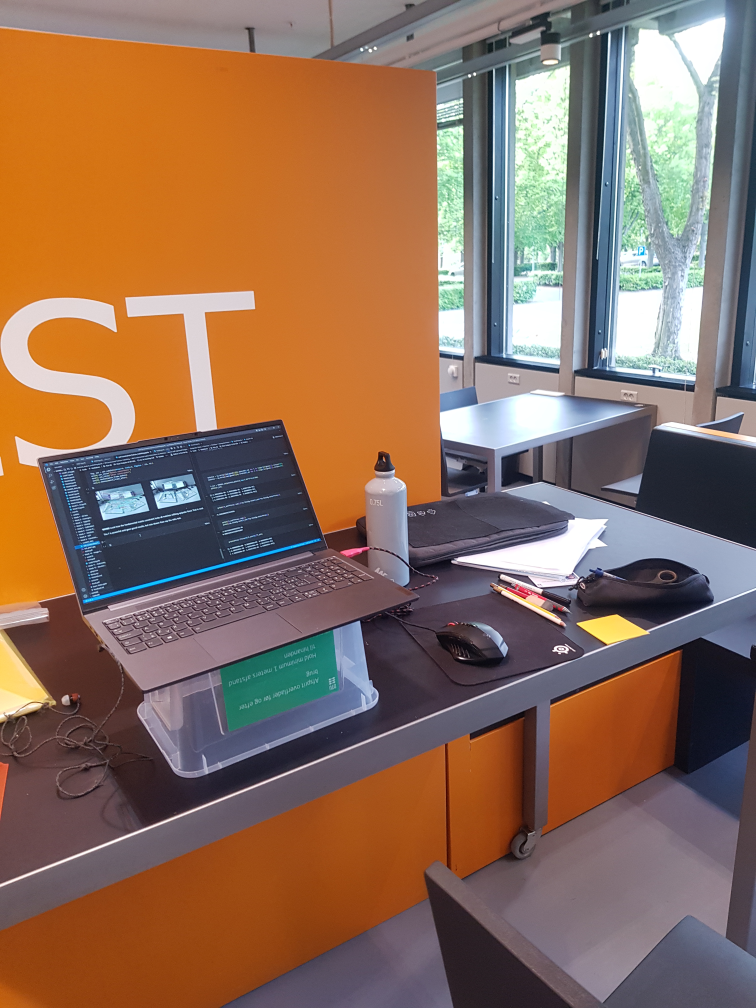
#> input picture Week 9 - Constrained features/Pic1.jpg, 3024 x 4032 px (shown at 1/4 size)
$ jupyter execute --allow-errors EX09.ipynb   (text cells are left out)
#> lines starting #> are read from the running program, lines starting #| are printed output that depends on the picture; pictures that were not available may be replaced by others from this repository, and a replacement may not be noted
[cell 1]
import numpy as np
import matplotlib.pyplot as plt
import cv2
import math

[cell 2]
def fundamental(R, t, K1, K2):
    """
    The R and t relates the two cameras.
    K1 and K2 for each camera.
    Returns the F which relates the camera on the pixel plane.
    """
    E = crossOp(t)@R

    return (np.linalg.inv(K2)).T @ E @ (np.linalg.inv(K1))

def crossOp(p):
    """
    returns is a 3x3 matrix, corresponding to taking crossproduct of p.
    [p]_x = CrossOp(p)
    """
    return np.array([
        [0, -p[2], p[1]],
        [p[2], 0, -p[0]],
        [-p[1], p[0], 0]], dtype=type(p[0][0]))

qs = np.load('week09_data/qs.npy', allow_pickle=True).item()
#> (reads Week 9 - Constrained features/week09_data/qs.npy from the repository)
#> (the rest of this cell did not finish here and is left out)

#> (a cell that did not finish here is left out)

#> (a cell that did not finish here is left out)

[cell 5]
def normalize2d(Q):
    mean = np.mean(Q,axis=1)
    std = np.std(Q,axis=1)
    T = np.array([[1/std[0],0,-mean[0]/std[0]],
                  [0,1/std[1],-mean[1]/std[1]],
                 [0,0,1]])
    return [T@Q, T]

def get_B(q1,q2):
    B = np.array([q1[0, 0]*q2[0, 0], q1[0, 0]*q2[1, 0], q1[0, 0],
                  q1[1, 0]*q2[0, 0], q1[1, 0]*q2[1, 0], q1[1, 0],
                  q2[0, 0], q2[1, 0], 1])
    for i in range(1,len(q1[0])):
        B_new_row = np.array([q1[0, i]*q2[0, i], q1[0, i]*q2[1, i], q1[0, i],
                              q1[1, i]*q2[0, i], q1[1, i]*q2[1, i], q1[1, i],
                              q2[0, i], q2[1, i], 1])
        B = np.vstack((B,B_new_row))
    return B

def Fest_8point(q1, q2, normalize=True):
    # Normalize the points
    if normalize:
        q1,T1 = normalize2d(q1)
        q2,T2 = normalize2d(q2)
    # Construct the B matrix from the matching points
    B = get_B(q1, q2)
    # Run the SVD algorithm: 0 = B@Flatten(F.T)
    _,_,VT = np.linalg.svd(B.T@B) #U,S,VT = np.linalg.svd(np.hstack((B.T,B)))
    # VT is sorted in descending order of singular value
    F_vec = VT[-1]
    F = np.array([[F_vec[0], F_vec[3], F_vec[6]],
                  [F_vec[1], F_vec[4], F_vec[7]],
                  [F_vec[2], F_vec[5], F_vec[8]]])
    if normalize:
        #return (np.linalg.inv(T1)@F.T@T2.round(2))
        return T2.T@F@T1
    else:
        return F

#> (a cell that did not finish here is left out)

#> (a cell that did not finish here is left out)

[cell 8]
# Use SIFT to getkeypoints and their descriptors
sift = cv2.xfeatures2d.SIFT_create(#nfeatures = 1000, # no.best features to retain
                                   nOctaveLayers = 5, # Octave layer in DoG - automatically computed
                                   contrastThreshold = 0.04, #Filter out weak features in semi-uniform regions. The larger the threshold, the less features are produced by the detector.
                                   edgeThreshold = 10000, # Filter out edge-like features. The larger this Threshold, the less features are filtered out.
                                   sigma = 1.6 ) # Sigma of the gaussian at octave 0

#> (the rest of this cell did not finish here and is left out)

[cell 9]
# Match using brute force matcher, with crossCheck.
bf = cv2.BFMatcher_create(crossCheck=True)
#> (the rest of this cell did not finish here and is left out)

#> (a cell that did not finish here is left out)

#> (a cell that did not finish here is left out)

[cell 12]
def SampsonsDistance(F, p1, p2):
    """
    params:
        - p1, p2 is 3x1 homogenous matching points
        - F is a 3x3 proposed fundamental matrix

    return: sampson distance between points
    """
    a1 = (p2.T@F)[0]**2
    b1 = (p2.T@F)[1]**2
    a2 = (F@p1)[0]**2
    b2 = (F@p1)[1]**2

    return (p2.T@F@p1)**2 * 1/(a1 + b1 + a2 + b2)

#> (a cell that did not finish here is left out)

[cell 14]
def SIFT_extractor(gray_left, gray_right):
    # Use SIFT to getkeypoints and their descriptors
    sift = cv2.xfeatures2d.SIFT_create(#nfeatures = 1000, # no.best features to retain
                                    nOctaveLayers = 5, # Octave layer in DoG - automatically computed
                                    contrastThreshold = 0.04, #Filter out weak features in semi-uniform regions. The larger the threshold, the less features are produced by the detector.
                                    edgeThreshold = 10000, # Filter out edge-like features. The larger this Threshold, the less features are filtered out.
                                    sigma = 1.6 ) # Sigma of the gaussian at octave 0

    kp1, des1 = sift.detectAndCompute(gray_left, None) #Keypoints and descriptors
    kp2, des2 = sift.detectAndCompute(gray_right, None) #Keypoints and descriptors

    # Match using brute force matcher, with crossCheck.
    bf = cv2.BFMatcher_create(crossCheck=True)
    matches = bf.match(des1, des2)

    p1s, p2s = [], []
    for match in matches:
        p1s.append(kp1[match.queryIdx].pt)
        p2s.append(kp2[match.trainIdx].pt)

    return matches, np.asarray(p1s).T, np.asarray(p2s).T, kp1, kp2

[cell 15]
def consensus(Fest, q1, q2, sigma):
    threshold = 3.84*sigma**2
    inliers_index = []
    for i in range(len(q1[0])):
        sdist = SampsonsDistance(Fest, q1[:, i], q2[:, i])
        if sdist<threshold:
            inliers_index.append(i)
    return len(inliers_index), np.asarray(inliers_index)

[cell 16]
def RANSAC_8_point(p1s, p2s, sigma=3, iterations=500):

    # RANSAC iterations
    best_inliers = 0
    Fbest = None
    for i in range(iterations):
        # Draw eight random matches
        match_idx = np.random.randint(low=0, high=len(p1s[0]), size=(8,))
        q1 = p1s[:, match_idx]
        q2 = p2s[:, match_idx]
        # Estimate the line
        Fest = Fest_8point(q1, q2, normalize=True)
        # Find no. inliers
        no_inliers, _ = consensus(Fest, p1s, p2s, sigma)
        if no_inliers>best_inliers:
            Fbest = Fest
            best_inliers = no_inliers
            print(i, "New best estimate!")

    # Now, use all inliers of best F to match a final F
    _, inlier_index = consensus(Fbest, p1s, p2s, sigma)
    Final_F = Fest_8point(p1s[:, inlier_index], p2s[:, inlier_index], normalize=True)
    return Final_F, inlier_index

#> (a cell that did not finish here is left out)

[cell 18]
print("----------------------Final F----------------------")
#> (the rest of this cell did not finish here and is left out)

[cell 19]
# Load image
left_color = cv2.imread('Pic1.jpg')
#> left_color is the input picture: shape (4032, 3024, 3); mean B, G, R 90.8, 109.4, 140.2
left = cv2.cvtColor(left_color, cv2.COLOR_RGB2GRAY)
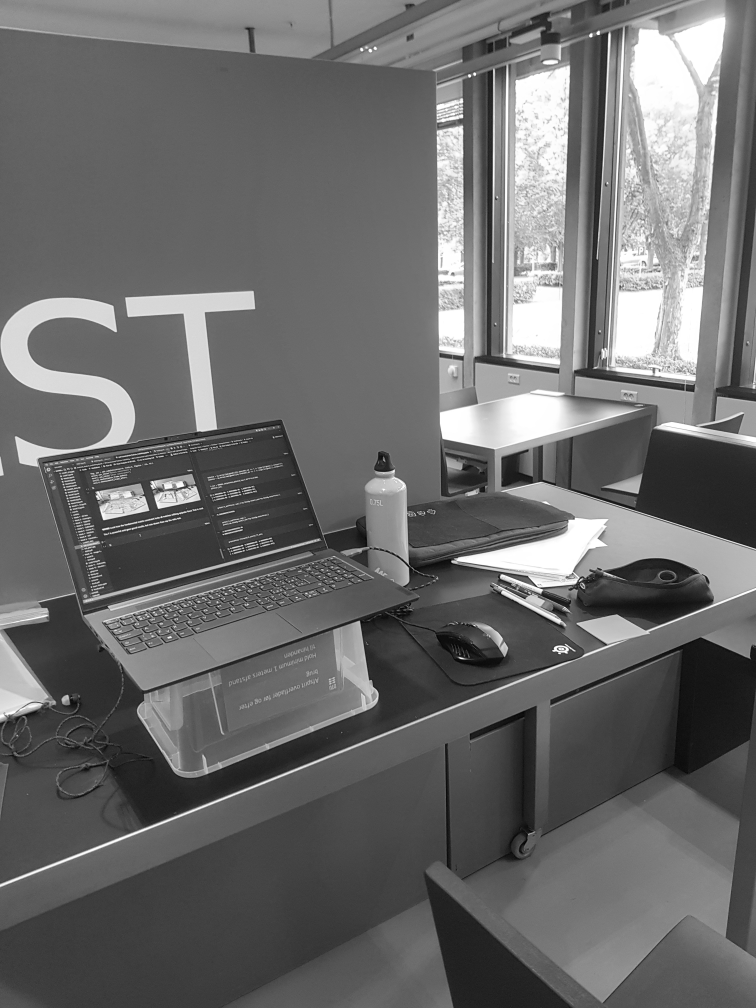
#> left: shape (4032, 3024) (shown at 1/4 size); min 0, max 255, mean 107.4
right_color = cv2.imread('Pic2.jpg')
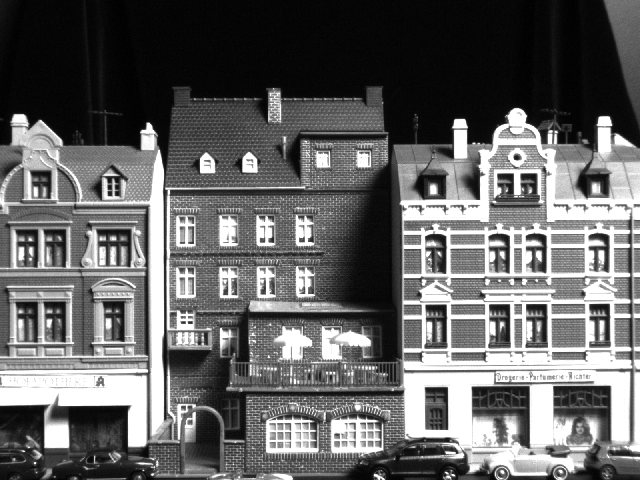
#> input picture Week 6 - Corner Detection/images/House1.bmp, 640 x 480 px, given in place of Pic2.jpg, which was not available
#> right_color is the input picture: shape (480, 640, 3); min 0, max 255, mean 101.2
right = cv2.cvtColor(right_color, cv2.COLOR_RGB2GRAY)

# Need to scale down images for better visualization
scale_percent = 20 # percent of original size
width = int(right.shape[1] * scale_percent / 100)
#> width = 128
height = int(right.shape[0] * scale_percent / 100)
#> height = 96
dim = (width, height)
#> dim = (128, 96)

# resize image
right = cv2.resize(right, dim, interpolation = cv2.INTER_AREA)
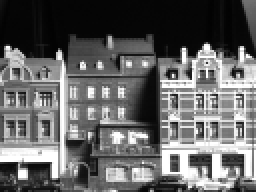
#> right: shape (96, 128) (shown 2 times larger); min 2, max 255, mean 101.2
left = cv2.resize(left, dim, interpolation = cv2.INTER_AREA)
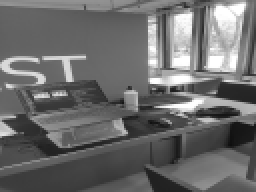
#> left: shape (96, 128) (shown 2 times larger); min 14, max 255, mean 107.4

# Show
fig, ax = plt.subplots(nrows=1, ncols=2)
ax[0].imshow(right, cmap="gray")
ax[1].imshow(left, cmap="gray");

[cell 20]
# Get all matches and points corresponding to matches
matches, p1s, p2s, kp1, kp2 = SIFT_extractor(right, left)
#> in SIFT_extractor, `kp1, des1 = sift.detectAndCompute(gray_left, None)`: kp1 = 291 keypoints; strongest (x, y, size): (11, 87, 3.7), (121, 24, 1.9), (103, 23, 2.5), (105, 87, 2)
#> in SIFT_extractor, `kp2, des2 = sift.detectAndCompute(gray_right, None)`: kp2 = 170 keypoints; strongest (x, y, size): (91, 11, 7.3), (77, 40, 2.8), (87, 44, 2.3), (98, 51, 5.1)
#> in SIFT_extractor, `matches = bf.match(des1, des2)`: matches = 68 matches
#> the loop in SIFT_extractor, `for match in matches:` made 68 passes
#> after the loop in SIFT_extractor, `for match in matches:`: p1s = 68 pairs, first value 3.3 to 125.2, second value 15.79 to 89.62; p2s = 68 pairs, first value 2.71 to 124.3, second value 3.02 to 80.13
#> matches = 68 matches
p1s = np.vstack((p1s, np.ones(len(p1s[0]))))
p2s = np.vstack((p2s, np.ones(len(p2s[0]))))

ransac_F, inlier_index = RANSAC_8_point(p1s, p2s, sigma=3, iterations=1000)
#> the loop in RANSAC_8_point, `for i in range(iterations):` made 1000 passes
#> (match_idx, T1 in Fest_8point, T2 in Fest_8point) on passes 1 to 2: ([44, 47, 64, 67, 67, 9, 21, 36], [[0.0268, 0, -2.18], [0, 0.0619, -3.49], [0, 0, 1]], [[0.0256, 0, -1.74], [0, 0.0542, -2.44], [0, 0, 1]]), ([12, 58, 65, 39, 46, 37, 25, 9], [[0.0305, 0, -2.04], [0, 0.0474, -2.25], [0, 0, 1]], [[0.033, 0, -2.88], [0, 0.0478, -1.87], [0, 0, 1]])
#> (match_idx, T1 in Fest_8point, T2 in Fest_8point) on pass 3: ([20, 47, 64, 49, 29, 19, 19, 14], [[0.0345, 0, -2.14], [0, 0.044, -2.55], [0, 0, 1]], [[0.0455, 0, -2.82], [0, 0.0785, -4.14], [0, 0, 1]])

[cell 21]
def totuple(a):
    try:
        return tuple(totuple(i) for i in a)
    except TypeError:
        return a

inMatches = np.array([matches])[0, inlier_index][:]
inMatches = totuple(inMatches)

print(len(matches), len(inMatches))
#| 68 36

[cell 22]
match_frame_before = cv2.drawMatches(right,kp1,left,kp2,matches,None,flags=cv2.DrawMatchesFlags_NOT_DRAW_SINGLE_POINTS)
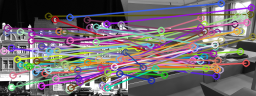
#> match_frame_before: shape (96, 256, 3); mean of channels 0, 1, 2 110.7, 106.7, 115.9; drawn as B, G, R
match_frame_after = cv2.drawMatches(right,kp1,left,kp2,inMatches,None,flags=cv2.DrawMatchesFlags_NOT_DRAW_SINGLE_POINTS)
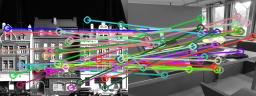
#> match_frame_after: shape (96, 256, 3); mean of channels 0, 1, 2 104.7, 106.6, 108.3; drawn as B, G, R

fig, axs = plt.subplots(nrows=1, ncols=2, figsize = (24, 12))
axs[0].set_title("Before constraints")
axs[1].set_title("After constraints")
axs[0].imshow(match_frame_before)
axs[1].imshow(match_frame_after)
plt.savefig('ex9_plot1.jpg', bbox_inches='tight',dpi=500)
